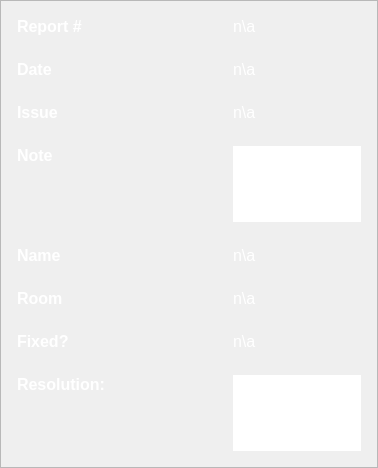
            <widget class="QFrame" name="frameViewDataForm">
             <property name="sizePolicy">
              <sizepolicy hsizetype="Expanding" vsizetype="Expanding">
               <horstretch>0</horstretch>
               <verstretch>0</verstretch>
              </sizepolicy>
             </property>
             <property name="frameShape">
              <enum>QFrame::StyledPanel</enum>
             </property>
             <property name="frameShadow">
              <enum>QFrame::Raised</enum>
             </property>
             <layout class="QFormLayout" name="formLayout_2">
              <property name="sizeConstraint">
               <enum>QLayout::SetDefaultConstraint</enum>
              </property>
              <property name="fieldGrowthPolicy">
               <enum>QFormLayout::ExpandingFieldsGrow</enum>
              </property>
              <property name="rowWrapPolicy">
               <enum>QFormLayout::DontWrapRows</enum>
              </property>
              <property name="labelAlignment">
               <set>Qt::AlignLeading|Qt::AlignLeft|Qt::AlignTop</set>
              </property>
              <property name="formAlignment">
               <set>Qt::AlignLeading|Qt::AlignLeft|Qt::AlignTop</set>
              </property>
              <property name="horizontalSpacing">
               <number>16</number>
              </property>
              <property name="verticalSpacing">
               <number>24</number>
              </property>
              <property name="leftMargin">
               <number>16</number>
              </property>
              <property name="topMargin">
               <number>16</number>
              </property>
              <property name="rightMargin">
               <number>16</number>
              </property>
              <property name="bottomMargin">
               <number>16</number>
              </property>
              <item row="0" column="0">
               <widget class="QLabel" name="labelViewDataReportNum_2">
                <property name="sizePolicy">
                 <sizepolicy hsizetype="Expanding" vsizetype="Expanding">
                  <horstretch>0</horstretch>
                  <verstretch>0</verstretch>
                 </sizepolicy>
                </property>
                <property name="minimumSize">
                 <size>
                  <width>200</width>
                  <height>0</height>
                 </size>
                </property>
                <property name="font">
                 <font>
                  <family>Segoe UI</family>
                  <pointsize>12</pointsize>
                  <weight>75</weight>
                  <bold>true</bold>
                 </font>
                </property>
                <property name="cursor">
                 <cursorShape>ArrowCursor</cursorShape>
                </property>
                <property name="accessibleDescription">
                 <string>normalLabel</string>
                </property>
                <property name="styleSheet">
                 <string notr="true">color:white;</string>
                </property>
                <property name="text">
                 <string>Report #</string>
                </property>
                <property name="scaledContents">
                 <bool>true</bool>
                </property>
                <property name="alignment">
                 <set>Qt::AlignLeading|Qt::AlignLeft|Qt::AlignTop</set>
                </property>
                <property name="openExternalLinks">
                 <bool>false</bool>
                </property>
                <property name="textInteractionFlags">
                 <set>Qt::LinksAccessibleByMouse</set>
                </property>
               </widget>
              </item>
              <item row="1" column="0">
               <widget class="QLabel" name="labelViewDataDate2">
                <property name="sizePolicy">
                 <sizepolicy hsizetype="Expanding" vsizetype="Expanding">
                  <horstretch>0</horstretch>
                  <verstretch>0</verstretch>
                 </sizepolicy>
                </property>
                <property name="minimumSize">
                 <size>
                  <width>200</width>
                  <height>0</height>
                 </size>
                </property>
                <property name="font">
                 <font>
                  <family>Segoe UI</family>
                  <pointsize>12</pointsize>
                  <weight>75</weight>
                  <bold>true</bold>
                 </font>
                </property>
                <property name="cursor">
                 <cursorShape>ArrowCursor</cursorShape>
                </property>
                <property name="accessibleDescription">
                 <string>normalLabel</string>
                </property>
                <property name="styleSheet">
                 <string notr="true">color:white;</string>
                </property>
                <property name="text">
                 <string>Date</string>
                </property>
                <property name="scaledContents">
                 <bool>true</bool>
                </property>
                <property name="alignment">
                 <set>Qt::AlignLeading|Qt::AlignLeft|Qt::AlignTop</set>
                </property>
                <property name="openExternalLinks">
                 <bool>false</bool>
                </property>
                <property name="textInteractionFlags">
                 <set>Qt::LinksAccessibleByMouse</set>
                </property>
               </widget>
              </item>
              <item row="1" column="1">
               <widget class="QLabel" name="labelViewDataDate">
                <property name="sizePolicy">
                 <sizepolicy hsizetype="MinimumExpanding" vsizetype="MinimumExpanding">
                  <horstretch>0</horstretch>
                  <verstretch>0</verstretch>
                 </sizepolicy>
                </property>
                <property name="maximumSize">
                 <size>
                  <width>500</width>
                  <height>16777215</height>
                 </size>
                </property>
                <property name="font">
                 <font>
                  <family>Segoe UI</family>
                  <pointsize>12</pointsize>
                  <weight>50</weight>
                  <bold>false</bold>
                 </font>
                </property>
                <property name="cursor">
                 <cursorShape>ArrowCursor</cursorShape>
                </property>
                <property name="accessibleDescription">
                 <string>formLabel</string>
                </property>
                <property name="styleSheet">
                 <string notr="true">color:white;</string>
                </property>
                <property name="text">
                 <string>n\a</string>
                </property>
                <property name="scaledContents">
                 <bool>true</bool>
                </property>
                <property name="alignment">
                 <set>Qt::AlignLeading|Qt::AlignLeft|Qt::AlignTop</set>
                </property>
                <property name="wordWrap">
                 <bool>true</bool>
                </property>
                <property name="openExternalLinks">
                 <bool>false</bool>
                </property>
                <property name="textInteractionFlags">
                 <set>Qt::LinksAccessibleByMouse</set>
                </property>
               </widget>
              </item>
              <item row="2" column="0">
               <widget class="QLabel" name="labelViewDataIssue2">
                <property name="sizePolicy">
                 <sizepolicy hsizetype="Expanding" vsizetype="Expanding">
                  <horstretch>0</horstretch>
                  <verstretch>0</verstretch>
                 </sizepolicy>
                </property>
                <property name="minimumSize">
                 <size>
                  <width>200</width>
                  <height>0</height>
                 </size>
                </property>
                <property name="font">
                 <font>
                  <family>Segoe UI</family>
                  <pointsize>12</pointsize>
                  <weight>75</weight>
                  <bold>true</bold>
                 </font>
                </property>
                <property name="cursor">
                 <cursorShape>ArrowCursor</cursorShape>
                </property>
                <property name="accessibleDescription">
                 <string>normalLabel</string>
                </property>
                <property name="styleSheet">
                 <string notr="true">color:white;</string>
                </property>
                <property name="text">
                 <string>Issue</string>
                </property>
                <property name="scaledContents">
                 <bool>true</bool>
                </property>
                <property name="alignment">
                 <set>Qt::AlignLeading|Qt::AlignLeft|Qt::AlignTop</set>
                </property>
                <property name="openExternalLinks">
                 <bool>false</bool>
                </property>
                <property name="textInteractionFlags">
                 <set>Qt::LinksAccessibleByMouse</set>
                </property>
               </widget>
              </item>
              <item row="2" column="1">
               <widget class="QLabel" name="labelViewDataIssue">
                <property name="sizePolicy">
                 <sizepolicy hsizetype="MinimumExpanding" vsizetype="MinimumExpanding">
                  <horstretch>0</horstretch>
                  <verstretch>0</verstretch>
                 </sizepolicy>
                </property>
                <property name="minimumSize">
                 <size>
                  <width>0</width>
                  <height>0</height>
                 </size>
                </property>
                <property name="maximumSize">
                 <size>
                  <width>500</width>
                  <height>16777215</height>
                 </size>
                </property>
                <property name="font">
                 <font>
                  <family>Segoe UI</family>
                  <pointsize>12</pointsize>
                  <weight>50</weight>
                  <bold>false</bold>
                 </font>
                </property>
                <property name="cursor">
                 <cursorShape>ArrowCursor</cursorShape>
                </property>
                <property name="accessibleDescription">
                 <string>formLabel</string>
                </property>
                <property name="styleSheet">
                 <string notr="true">color:white;</string>
                </property>
                <property name="text">
                 <string>n\a</string>
                </property>
                <property name="scaledContents">
                 <bool>true</bool>
                </property>
                <property name="alignment">
                 <set>Qt::AlignLeading|Qt::AlignLeft|Qt::AlignTop</set>
                </property>
                <property name="wordWrap">
                 <bool>true</bool>
                </property>
                <property name="openExternalLinks">
                 <bool>false</bool>
                </property>
                <property name="textInteractionFlags">
                 <set>Qt::LinksAccessibleByMouse</set>
                </property>
               </widget>
              </item>
              <item row="3" column="0">
               <widget class="QLabel" name="labelViewDataNote_2">
                <property name="sizePolicy">
                 <sizepolicy hsizetype="Expanding" vsizetype="Expanding">
                  <horstretch>0</horstretch>
                  <verstretch>0</verstretch>
                 </sizepolicy>
                </property>
                <property name="minimumSize">
                 <size>
                  <width>200</width>
                  <height>0</height>
                 </size>
                </property>
                <property name="font">
                 <font>
                  <family>Segoe UI</family>
                  <pointsize>12</pointsize>
                  <weight>75</weight>
                  <bold>true</bold>
                 </font>
                </property>
                <property name="cursor">
                 <cursorShape>ArrowCursor</cursorShape>
                </property>
                <property name="accessibleDescription">
                 <string>normalLabel</string>
                </property>
                <property name="styleSheet">
                 <string notr="true">color:white;</string>
                </property>
                <property name="text">
                 <string>Note</string>
                </property>
                <property name="scaledContents">
                 <bool>true</bool>
                </property>
                <property name="alignment">
                 <set>Qt::AlignLeading|Qt::AlignLeft|Qt::AlignTop</set>
                </property>
                <property name="openExternalLinks">
                 <bool>false</bool>
                </property>
                <property name="textInteractionFlags">
                 <set>Qt::LinksAccessibleByMouse</set>
                </property>
               </widget>
              </item>
              <item row="3" column="1">
               <widget class="QTextEdit" name="textEditViewDataNote">
                <property name="maximumSize">
                 <size>
                  <width>16777215</width>
                  <height>16777215</height>
                 </size>
                </property>
                <property name="font">
                 <font>
                  <family>Segoe UI</family>
                  <pointsize>12</pointsize>
                 </font>
                </property>
                <property name="cursor" stdset="0">
                 <cursorShape>ArrowCursor</cursorShape>
                </property>
                <property name="mouseTracking">
                 <bool>false</bool>
                </property>
                <property name="accessibleDescription">
                 <string>textEdit</string>
                </property>
                <property name="frameShape">
                 <enum>QFrame::NoFrame</enum>
                </property>
                <property name="frameShadow">
                 <enum>QFrame::Plain</enum>
                </property>
                <property name="verticalScrollBarPolicy">
                 <enum>Qt::ScrollBarAsNeeded</enum>
                </property>
                <property name="horizontalScrollBarPolicy">
                 <enum>Qt::ScrollBarAlwaysOff</enum>
                </property>
                <property name="sizeAdjustPolicy">
                 <enum>QAbstractScrollArea::AdjustToContents</enum>
                </property>
                <property name="undoRedoEnabled">
                 <bool>false</bool>
                </property>
                <property name="readOnly">
                 <bool>true</bool>
                </property>
                <property name="acceptRichText">
                 <bool>false</bool>
                </property>
                <property name="textInteractionFlags">
                 <set>Qt::NoTextInteraction</set>
                </property>
               </widget>
              </item>
              <item row="4" column="0">
               <widget class="QLabel" name="labelViewDataName2">
                <property name="sizePolicy">
                 <sizepolicy hsizetype="Expanding" vsizetype="Expanding">
                  <horstretch>0</horstretch>
                  <verstretch>0</verstretch>
                 </sizepolicy>
                </property>
                <property name="minimumSize">
                 <size>
                  <width>200</width>
                  <height>0</height>
                 </size>
                </property>
                <property name="font">
                 <font>
                  <family>Segoe UI</family>
                  <pointsize>12</pointsize>
                  <weight>75</weight>
                  <bold>true</bold>
                 </font>
                </property>
                <property name="cursor">
                 <cursorShape>ArrowCursor</cursorShape>
                </property>
                <property name="accessibleDescription">
                 <string>normalLabel</string>
                </property>
                <property name="styleSheet">
                 <string notr="true">color:white;</string>
                </property>
                <property name="text">
                 <string>Name</string>
                </property>
                <property name="scaledContents">
                 <bool>true</bool>
                </property>
                <property name="alignment">
                 <set>Qt::AlignLeading|Qt::AlignLeft|Qt::AlignTop</set>
                </property>
                <property name="openExternalLinks">
                 <bool>false</bool>
                </property>
                <property name="textInteractionFlags">
                 <set>Qt::LinksAccessibleByMouse</set>
                </property>
               </widget>
              </item>
              <item row="4" column="1">
               <widget class="QLabel" name="labelViewDataName">
                <property name="sizePolicy">
                 <sizepolicy hsizetype="Expanding" vsizetype="Expanding">
                  <horstretch>0</horstretch>
                  <verstretch>0</verstretch>
                 </sizepolicy>
                </property>
                <property name="minimumSize">
                 <size>
                  <width>0</width>
                  <height>0</height>
                 </size>
                </property>
                <property name="maximumSize">
                 <size>
                  <width>500</width>
                  <height>16777215</height>
                 </size>
                </property>
                <property name="font">
                 <font>
                  <family>Segoe UI</family>
                  <pointsize>12</pointsize>
                  <weight>50</weight>
                  <bold>false</bold>
                 </font>
                </property>
                <property name="cursor">
                 <cursorShape>ArrowCursor</cursorShape>
                </property>
                <property name="accessibleDescription">
                 <string>formLabel</string>
                </property>
                <property name="styleSheet">
                 <string notr="true">color:white;</string>
                </property>
                <property name="text">
                 <string>n\a</string>
                </property>
                <property name="scaledContents">
                 <bool>true</bool>
                </property>
                <property name="alignment">
                 <set>Qt::AlignLeading|Qt::AlignLeft|Qt::AlignTop</set>
                </property>
                <property name="wordWrap">
                 <bool>true</bool>
                </property>
                <property name="openExternalLinks">
                 <bool>false</bool>
                </property>
                <property name="textInteractionFlags">
                 <set>Qt::LinksAccessibleByMouse</set>
                </property>
               </widget>
              </item>
              <item row="5" column="0">
               <widget class="QLabel" name="labelViewDataRoom2">
                <property name="sizePolicy">
                 <sizepolicy hsizetype="Expanding" vsizetype="Expanding">
                  <horstretch>0</horstretch>
                  <verstretch>0</verstretch>
                 </sizepolicy>
                </property>
                <property name="minimumSize">
                 <size>
                  <width>200</width>
                  <height>0</height>
                 </size>
                </property>
                <property name="font">
                 <font>
                  <family>Segoe UI</family>
                  <pointsize>12</pointsize>
                  <weight>75</weight>
                  <bold>true</bold>
                 </font>
                </property>
                <property name="cursor">
                 <cursorShape>ArrowCursor</cursorShape>
                </property>
                <property name="accessibleDescription">
                 <string>normalLabel</string>
                </property>
                <property name="styleSheet">
                 <string notr="true">color:white;</string>
                </property>
                <property name="text">
                 <string>Room</string>
                </property>
                <property name="scaledContents">
                 <bool>true</bool>
                </property>
                <property name="alignment">
                 <set>Qt::AlignLeading|Qt::AlignLeft|Qt::AlignTop</set>
                </property>
                <property name="openExternalLinks">
                 <bool>false</bool>
                </property>
                <property name="textInteractionFlags">
                 <set>Qt::LinksAccessibleByMouse</set>
                </property>
               </widget>
              </item>
              <item row="5" column="1">
               <widget class="QLabel" name="labelViewDataRoom">
                <property name="sizePolicy">
                 <sizepolicy hsizetype="MinimumExpanding" vsizetype="MinimumExpanding">
                  <horstretch>0</horstretch>
                  <verstretch>0</verstretch>
                 </sizepolicy>
                </property>
                <property name="maximumSize">
                 <size>
                  <width>500</width>
                  <height>16777215</height>
                 </size>
                </property>
                <property name="font">
                 <font>
                  <family>Segoe UI</family>
                  <pointsize>12</pointsize>
                  <weight>50</weight>
                  <bold>false</bold>
                 </font>
                </property>
                <property name="cursor">
                 <cursorShape>ArrowCursor</cursorShape>
                </property>
                <property name="accessibleDescription">
                 <string>formLabel</string>
                </property>
                <property name="styleSheet">
                 <string notr="true">color:white;</string>
                </property>
                <property name="text">
                 <string>n\a</string>
                </property>
                <property name="scaledContents">
                 <bool>true</bool>
                </property>
                <property name="alignment">
                 <set>Qt::AlignLeading|Qt::AlignLeft|Qt::AlignTop</set>
                </property>
                <property name="wordWrap">
                 <bool>true</bool>
                </property>
                <property name="openExternalLinks">
                 <bool>false</bool>
                </property>
                <property name="textInteractionFlags">
                 <set>Qt::LinksAccessibleByMouse</set>
                </property>
               </widget>
              </item>
              <item row="6" column="0">
               <widget class="QLabel" name="labelViewDataFixed2">
                <property name="sizePolicy">
                 <sizepolicy hsizetype="Expanding" vsizetype="Expanding">
                  <horstretch>0</horstretch>
                  <verstretch>0</verstretch>
                 </sizepolicy>
                </property>
                <property name="minimumSize">
                 <size>
                  <width>200</width>
                  <height>0</height>
                 </size>
                </property>
                <property name="font">
                 <font>
                  <family>Segoe UI</family>
                  <pointsize>12</pointsize>
                  <weight>75</weight>
                  <bold>true</bold>
                 </font>
                </property>
                <property name="cursor">
                 <cursorShape>ArrowCursor</cursorShape>
                </property>
                <property name="accessibleDescription">
                 <string>normalLabel</string>
                </property>
                <property name="styleSheet">
                 <string notr="true">color:white;</string>
                </property>
                <property name="text">
                 <string>Fixed?</string>
                </property>
                <property name="scaledContents">
                 <bool>true</bool>
                </property>
                <property name="alignment">
                 <set>Qt::AlignLeading|Qt::AlignLeft|Qt::AlignTop</set>
                </property>
                <property name="openExternalLinks">
                 <bool>false</bool>
                </property>
                <property name="textInteractionFlags">
                 <set>Qt::LinksAccessibleByMouse</set>
                </property>
               </widget>
              </item>
              <item row="6" column="1">
               <widget class="QLabel" name="labelViewDataFixed">
                <property name="sizePolicy">
                 <sizepolicy hsizetype="MinimumExpanding" vsizetype="MinimumExpanding">
                  <horstretch>0</horstretch>
                  <verstretch>0</verstretch>
                 </sizepolicy>
                </property>
                <property name="maximumSize">
                 <size>
                  <width>500</width>
                  <height>16777215</height>
                 </size>
                </property>
                <property name="font">
                 <font>
                  <family>Segoe UI</family>
                  <pointsize>12</pointsize>
                  <weight>50</weight>
                  <bold>false</bold>
                 </font>
                </property>
                <property name="cursor">
                 <cursorShape>ArrowCursor</cursorShape>
                </property>
                <property name="accessibleDescription">
                 <string>formLabel</string>
                </property>
                <property name="styleSheet">
                 <string notr="true">color:white;</string>
                </property>
                <property name="text">
                 <string>n\a</string>
                </property>
                <property name="scaledContents">
                 <bool>true</bool>
                </property>
                <property name="alignment">
                 <set>Qt::AlignLeading|Qt::AlignLeft|Qt::AlignTop</set>
                </property>
                <property name="wordWrap">
                 <bool>true</bool>
                </property>
                <property name="openExternalLinks">
                 <bool>false</bool>
                </property>
                <property name="textInteractionFlags">
                 <set>Qt::LinksAccessibleByMouse</set>
                </property>
               </widget>
              </item>
              <item row="7" column="0">
               <widget class="QLabel" name="labelViewDataResolution2">
                <property name="sizePolicy">
                 <sizepolicy hsizetype="Expanding" vsizetype="Expanding">
                  <horstretch>0</horstretch>
                  <verstretch>0</verstretch>
                 </sizepolicy>
                </property>
                <property name="minimumSize">
                 <size>
                  <width>200</width>
                  <height>0</height>
                 </size>
                </property>
                <property name="font">
                 <font>
                  <family>Segoe UI</family>
                  <pointsize>12</pointsize>
                  <weight>75</weight>
                  <bold>true</bold>
                 </font>
                </property>
                <property name="cursor">
                 <cursorShape>ArrowCursor</cursorShape>
                </property>
                <property name="accessibleDescription">
                 <string>normalLabel</string>
                </property>
                <property name="styleSheet">
                 <string notr="true">color:white;</string>
                </property>
                <property name="text">
                 <string>Resolution:</string>
                </property>
                <property name="scaledContents">
                 <bool>true</bool>
                </property>
                <property name="alignment">
                 <set>Qt::AlignLeading|Qt::AlignLeft|Qt::AlignTop</set>
                </property>
                <property name="openExternalLinks">
                 <bool>false</bool>
                </property>
                <property name="textInteractionFlags">
                 <set>Qt::LinksAccessibleByMouse</set>
                </property>
               </widget>
              </item>
              <item row="7" column="1">
               <widget class="QTextEdit" name="textEditViewDataResolution">
                <property name="maximumSize">
                 <size>
                  <width>16777215</width>
                  <height>16777215</height>
                 </size>
                </property>
                <property name="font">
                 <font>
                  <family>Segoe UI</family>
                  <pointsize>12</pointsize>
                 </font>
                </property>
                <property name="cursor" stdset="0">
                 <cursorShape>ArrowCursor</cursorShape>
                </property>
                <property name="mouseTracking">
                 <bool>false</bool>
                </property>
                <property name="accessibleDescription">
                 <string>textEdit</string>
                </property>
                <property name="frameShape">
                 <enum>QFrame::NoFrame</enum>
                </property>
                <property name="frameShadow">
                 <enum>QFrame::Plain</enum>
                </property>
                <property name="verticalScrollBarPolicy">
                 <enum>Qt::ScrollBarAsNeeded</enum>
                </property>
                <property name="horizontalScrollBarPolicy">
                 <enum>Qt::ScrollBarAlwaysOff</enum>
                </property>
                <property name="sizeAdjustPolicy">
                 <enum>QAbstractScrollArea::AdjustToContents</enum>
                </property>
                <property name="undoRedoEnabled">
                 <bool>false</bool>
                </property>
                <property name="readOnly">
                 <bool>true</bool>
                </property>
                <property name="acceptRichText">
                 <bool>false</bool>
                </property>
                <property name="textInteractionFlags">
                 <set>Qt::NoTextInteraction</set>
                </property>
               </widget>
              </item>
              <item row="0" column="1">
               <widget class="QLabel" name="labelViewDataReportNum">
                <property name="sizePolicy">
                 <sizepolicy hsizetype="Expanding" vsizetype="Expanding">
                  <horstretch>0</horstretch>
                  <verstretch>0</verstretch>
                 </sizepolicy>
                </property>
                <property name="maximumSize">
                 <size>
                  <width>500</width>
                  <height>16777215</height>
                 </size>
                </property>
                <property name="font">
                 <font>
                  <family>Segoe UI</family>
                  <pointsize>12</pointsize>
                  <weight>50</weight>
                  <bold>false</bold>
                 </font>
                </property>
                <property name="cursor">
                 <cursorShape>ArrowCursor</cursorShape>
                </property>
                <property name="accessibleDescription">
                 <string>formLabel</string>
                </property>
                <property name="styleSheet">
                 <string notr="true">color:white;</string>
                </property>
                <property name="text">
                 <string>n\a</string>
                </property>
                <property name="scaledContents">
                 <bool>true</bool>
                </property>
                <property name="alignment">
                 <set>Qt::AlignLeading|Qt::AlignLeft|Qt::AlignTop</set>
                </property>
                <property name="wordWrap">
                 <bool>true</bool>
                </property>
                <property name="openExternalLinks">
                 <bool>false</bool>
                </property>
                <property name="textInteractionFlags">
                 <set>Qt::LinksAccessibleByMouse</set>
                </property>
               </widget>
              </item>
             </layout>
            </widget>
